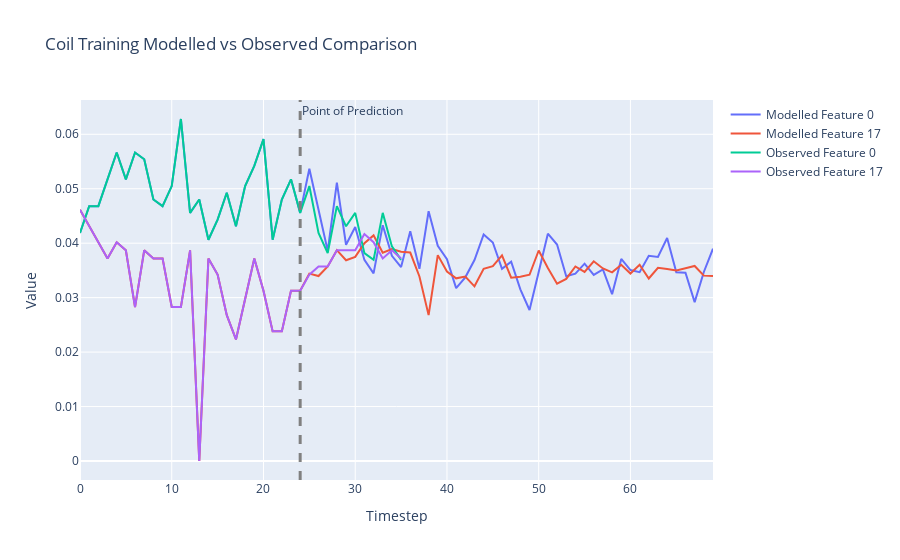

Write notebook code for a chart like this one.
### Markdown cell above
## Coil Predictions vs Observed

### Code cell
states = []
# Select the batch we want to make predictions for
batch = 10

# After what step do we want the coil to start making its own predictions?
prediction_step = 24

# What features do we want to plot?
feature_sel = [0,17]

# Grab starting state tensor
state_tensor = X[:,0,:]

# How many steps do we want to run the coil overall?
max_steps = 70

states.append(state_tensor[batch,feature_sel])
batch_size = X.shape[0]
transition_tensor = torch.zeros(batch_size, n_features, n_features).to("cuda")
for step_state in range(1,max_steps):
    state_tensor, transition_tensor = model.step_coil(state_tensor, transition_tensor)
    if step_state <= prediction_step:
        state_tensor = X[:,step_state,:]
    states.append(state_tensor[batch,feature_sel])
    
# Move state dynamics to CPU
data = [row.to('cpu').detach().numpy() for row in states]
traces = list(zip(*data))

# Create the figure and add traces
fig = go.Figure()

# Plotting
for i, trace in enumerate(traces):
    model_trace = go.Scatter(y=trace, mode='lines', name=f'Modelled Feature {feature_sel[i]}')
    fig.add_trace(model_trace)
    
    
# Get observed data to CPU and plot
data = X[batch,:,feature_sel].to('cpu')
# Transpose the data to get 5 traces
traces = list(zip(*data))

# Plotting
for i, trace in enumerate(traces):
    obs_trace = go.Scatter(y=trace, mode='lines', name=f'Observed Feature {feature_sel[i]}')
    fig.add_trace(obs_trace)
    
# Add Line highlighting when the coil becomes responsible for its own predictions
fig.add_vline(x=prediction_step, line_width=3, line_dash="dash", line_color="grey", annotation_text='Point of Prediction')    

# Add title and labels
fig.update_layout(title=f'Coil Training Modelled vs Observed Comparison',
                    xaxis_title='Timestep',
                    yaxis_title='Value')

# Show the figure
fig.show()

### Figure 1 — Plotly figure (JSON) as saved in the notebook; plotly's stock layout.template omitted (floating-point values rounded to 4 significant figures)
{"data": [{"mode": "lines", "name": "Modelled Feature 0", "type": "scatter", "y": [0.04187, 0.0468, 0.0468, 0.05172, 0.05665, 0.05172, 0.05665, 0.05542, 0.04803, 0.0468, 0.05049, 0.06281, 0.04557, 0.04803, 0.04064, 0.04433, 0.04926, 0.0431, 0.05049, 0.05419, 0.05911, 0.04064, 0.04803, 0.05172, 0.04557, 0.05368, 0.04589, 0.03861, 0.05112, 0.03972, 0.04297, 0.03693, 0.03447, 0.04331, 0.03768, 0.03561, 0.04219, 0.0353, 0.04586, 0.03951, 0.03708, 0.03174, 0.03373, 0.03692, 0.04159, 0.04012, 0.03528, 0.03659, 0.03153, 0.02773, 0.03471, 0.04175, 0.03976, 0.03394, 0.0344, 0.03624, 0.03417, 0.03518, 0.03065, 0.03711, 0.03506, 0.03469, 0.03769, 0.03746, 0.04096, 0.03465, 0.03458, 0.02918, 0.03472, 0.03899]}, {"mode": "lines", "name": "Modelled Feature 17", "type": "scatter", "y": [0.04613, 0.04315, 0.04018, 0.0372, 0.04018, 0.03869, 0.02827, 0.03869, 0.0372, 0.0372, 0.02827, 0.02827, 0.03869, 0, 0.0372, 0.03423, 0.02679, 0.02232, 0.02976, 0.0372, 0.03125, 0.02381, 0.02381, 0.03125, 0.03125, 0.03441, 0.03396, 0.03574, 0.03872, 0.03686, 0.03749, 0.04, 0.04144, 0.03825, 0.03891, 0.03843, 0.03828, 0.03389, 0.02679, 0.03781, 0.0348, 0.03355, 0.03388, 0.03208, 0.0353, 0.03577, 0.03776, 0.03365, 0.03383, 0.0342, 0.03866, 0.03546, 0.03256, 0.03344, 0.03572, 0.03472, 0.03668, 0.03536, 0.03464, 0.03604, 0.03443, 0.03604, 0.03351, 0.03548, 0.03528, 0.03501, 0.03541, 0.03581, 0.03404, 0.03397]}, {"mode": "lines", "name": "Observed Feature 0", "type": "scatter", "y": [0.04187, 0.0468, 0.0468, 0.05172, 0.05665, 0.05172, 0.05665, 0.05542, 0.04803, 0.0468, 0.05049, 0.06281, 0.04557, 0.04803, 0.04064, 0.04433, 0.04926, 0.0431, 0.05049, 0.05419, 0.05911, 0.04064, 0.04803, 0.05172, 0.04557, 0.05049, 0.04187, 0.03818, 0.0468, 0.0431, 0.04557, 0.03818, 0.03695, 0.04557, 0.03941, 0.03695]}, {"mode": "lines", "name": "Observed Feature 17", "type": "scatter", "y": [0.04613, 0.04315, 0.04018, 0.0372, 0.04018, 0.03869, 0.02827, 0.03869, 0.0372, 0.0372, 0.02827, 0.02827, 0.03869, 0, 0.0372, 0.03423, 0.02679, 0.02232, 0.02976, 0.0372, 0.03125, 0.02381, 0.02381, 0.03125, 0.03125, 0.03423, 0.03571, 0.03571, 0.03869, 0.03869, 0.03869, 0.04167, 0.04018, 0.0372, 0.03869, 0.0372]}], "layout": {"annotations": [{"showarrow": false, "text": "Point of Prediction", "x": 24, "xanchor": "left", "xref": "x", "y": 1, "yanchor": "top", "yref": "y domain"}], "shapes": [{"line": {"color": "grey", "dash": "dash", "width": 3}, "type": "line", "x0": 24, "x1": 24, "xref": "x", "y0": 0, "y1": 1, "yref": "y domain"}], "title": {"text": "Coil Training Modelled vs Observed Comparison"}, "xaxis": {"title": {"text": "Timestep"}}, "yaxis": {"title": {"text": "Value"}}}}
